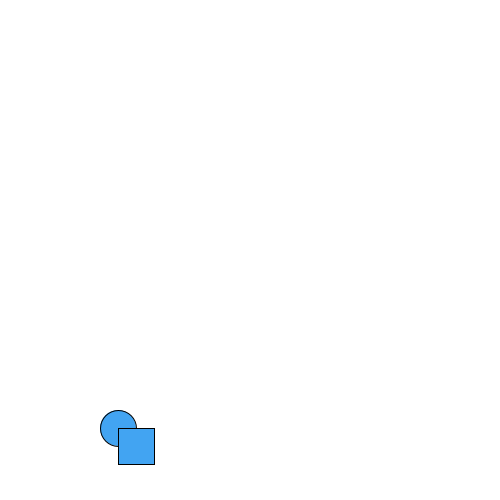
Frame 1 (no input)
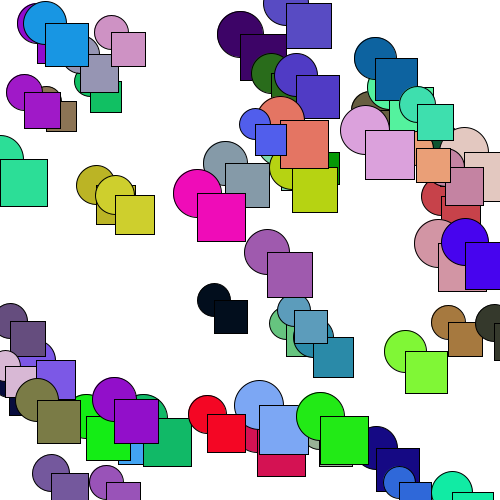
Frame 60 (the mouse pressed at the canvas centre just before this capture)
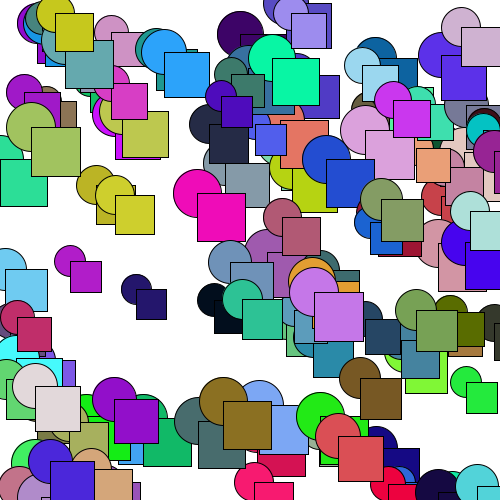
Frame 120 (the mouse held since frame 60 and released just before this capture)

The Processing sketch that drew these frames (run headless with seeded random() and noise(); from frame 60 on, the mouse is pressed at the canvas centre):

// Processing sketch: Circles_and_Rectangles
// ── Circles_and_Rectangles.pde

void setup() {
  size (500,500);
  background (255);
}

void draw ()  {
  int green = (int) random (0,255);
  int red = (int) random (0,255);
  int blue = (int) random (0,255);
  int x = (int) random (0,500);
  int y = (int) random (0,500);
  int size = (int) random (30,50);
  fill (red,green,blue);
  ellipse (x,y,size,size);
  fill(red,green,blue);
  rect (x,y,size,size);
}
  
